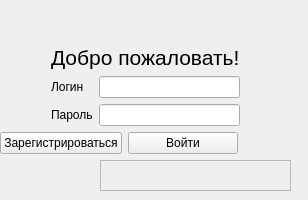
<?xml version="1.0" encoding="UTF-8"?>
<ui version="4.0">
 <class>AuthorizationWindow</class>
 <widget class="QWidget" name="AuthorizationWindow">
  <property name="geometry">
   <rect>
    <x>0</x>
    <y>0</y>
    <width>308</width>
    <height>200</height>
   </rect>
  </property>
  <property name="minimumSize">
   <size>
    <width>308</width>
    <height>175</height>
   </size>
  </property>
  <property name="maximumSize">
   <size>
    <width>400</width>
    <height>250</height>
   </size>
  </property>
  <property name="windowTitle">
   <string>Form</string>
  </property>
  <widget class="QWidget" name="layoutWidget">
   <property name="geometry">
    <rect>
     <x>0</x>
     <y>0</y>
     <width>291</width>
     <height>191</height>
    </rect>
   </property>
   <layout class="QGridLayout" name="gridLayout_3">
    <item row="0" column="0">
     <layout class="QGridLayout" name="gridLayout_2">
      <item row="1" column="2">
       <spacer name="horizontalSpacer_4">
        <property name="orientation">
         <enum>Qt::Horizontal</enum>
        </property>
        <property name="sizeHint" stdset="0">
         <size>
          <width>40</width>
          <height>20</height>
         </size>
        </property>
       </spacer>
      </item>
      <item row="1" column="0">
       <widget class="QPushButton" name="registration_window">
        <property name="minimumSize">
         <size>
          <width>50</width>
          <height>20</height>
         </size>
        </property>
        <property name="text">
         <string>Зарегистрироваться</string>
        </property>
       </widget>
      </item>
      <item row="1" column="1">
       <widget class="QPushButton" name="sign_in">
        <property name="minimumSize">
         <size>
          <width>110</width>
          <height>20</height>
         </size>
        </property>
        <property name="text">
         <string>Войти</string>
        </property>
       </widget>
      </item>
      <item row="0" column="0" colspan="3">
       <layout class="QGridLayout" name="gridLayout">
        <item row="2" column="2">
         <widget class="QLineEdit" name="login"/>
        </item>
        <item row="2" column="1">
         <widget class="QLabel" name="login_label">
          <property name="text">
           <string>Логин</string>
          </property>
         </widget>
        </item>
        <item row="1" column="1" colspan="2">
         <widget class="QLabel" name="welcome_label">
          <property name="text">
           <string>&lt;html&gt;&lt;head/&gt;&lt;body&gt;&lt;p&gt;&lt;span style=&quot; font-size:16pt;&quot;&gt;Добро пожаловать!&lt;/span&gt;&lt;/p&gt;&lt;/body&gt;&lt;/html&gt;</string>
          </property>
         </widget>
        </item>
        <item row="3" column="2">
         <widget class="QLineEdit" name="password"/>
        </item>
        <item row="1" column="0">
         <spacer name="horizontalSpacer_2">
          <property name="orientation">
           <enum>Qt::Horizontal</enum>
          </property>
          <property name="sizeHint" stdset="0">
           <size>
            <width>40</width>
            <height>20</height>
           </size>
          </property>
         </spacer>
        </item>
        <item row="1" column="3">
         <spacer name="horizontalSpacer">
          <property name="orientation">
           <enum>Qt::Horizontal</enum>
          </property>
          <property name="sizeHint" stdset="0">
           <size>
            <width>40</width>
            <height>20</height>
           </size>
          </property>
         </spacer>
        </item>
        <item row="0" column="2">
         <spacer name="verticalSpacer">
          <property name="orientation">
           <enum>Qt::Vertical</enum>
          </property>
          <property name="sizeHint" stdset="0">
           <size>
            <width>20</width>
            <height>40</height>
           </size>
          </property>
         </spacer>
        </item>
        <item row="3" column="1">
         <widget class="QLabel" name="pass_label">
          <property name="text">
           <string>Пароль</string>
          </property>
         </widget>
        </item>
       </layout>
      </item>
     </layout>
    </item>
    <item row="1" column="0">
     <layout class="QHBoxLayout" name="horizontalLayout">
      <item>
       <spacer name="horizontalSpacer_3">
        <property name="orientation">
         <enum>Qt::Horizontal</enum>
        </property>
        <property name="sizeHint" stdset="0">
         <size>
          <width>40</width>
          <height>20</height>
         </size>
        </property>
       </spacer>
      </item>
      <item>
       <widget class="QTextEdit" name="auth_result_message">
        <property name="enabled">
         <bool>false</bool>
        </property>
        <property name="minimumSize">
         <size>
          <width>191</width>
          <height>31</height>
         </size>
        </property>
        <property name="maximumSize">
         <size>
          <width>191</width>
          <height>31</height>
         </size>
        </property>
        <property name="readOnly">
         <bool>true</bool>
        </property>
       </widget>
      </item>
     </layout>
    </item>
   </layout>
  </widget>
 </widget>
 <resources/>
 <connections>
  <connection>
   <sender>registration_window</sender>
   <signal>clicked()</signal>
   <receiver>AuthorizationWindow</receiver>
   <slot>OnRegistrationWindowClicked()</slot>
   <hints>
    <hint type="sourcelabel">
     <x>61</x>
     <y>139</y>
    </hint>
    <hint type="destinationlabel">
     <x>153</x>
     <y>99</y>
    </hint>
   </hints>
  </connection>
  <connection>
   <sender>sign_in</sender>
   <signal>clicked()</signal>
   <receiver>AuthorizationWindow</receiver>
   <slot>OnSignInClicked()</slot>
   <hints>
    <hint type="sourcelabel">
     <x>182</x>
     <y>139</y>
    </hint>
    <hint type="destinationlabel">
     <x>153</x>
     <y>99</y>
    </hint>
   </hints>
  </connection>
 </connections>
 <slots>
  <slot>OnRegistrationWindowClicked()</slot>
  <slot>OnSignInClicked()</slot>
 </slots>
</ui>
